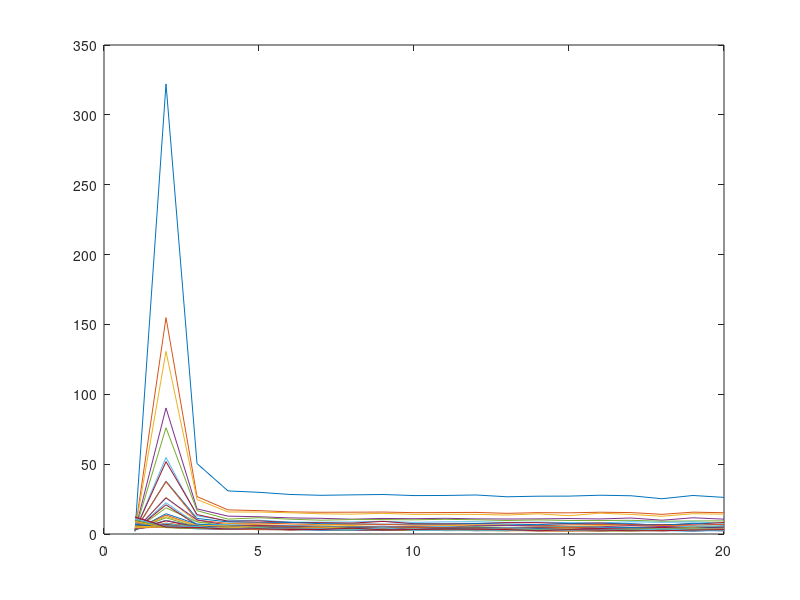

The MATLAB script that drew this image:
clear 
close all
clc

load loss

len=length(loss);

loss=reshape(loss(1:49*20),49,[]);

figure
for i=1:49
    plot(loss(i,:))
    hold on
end
